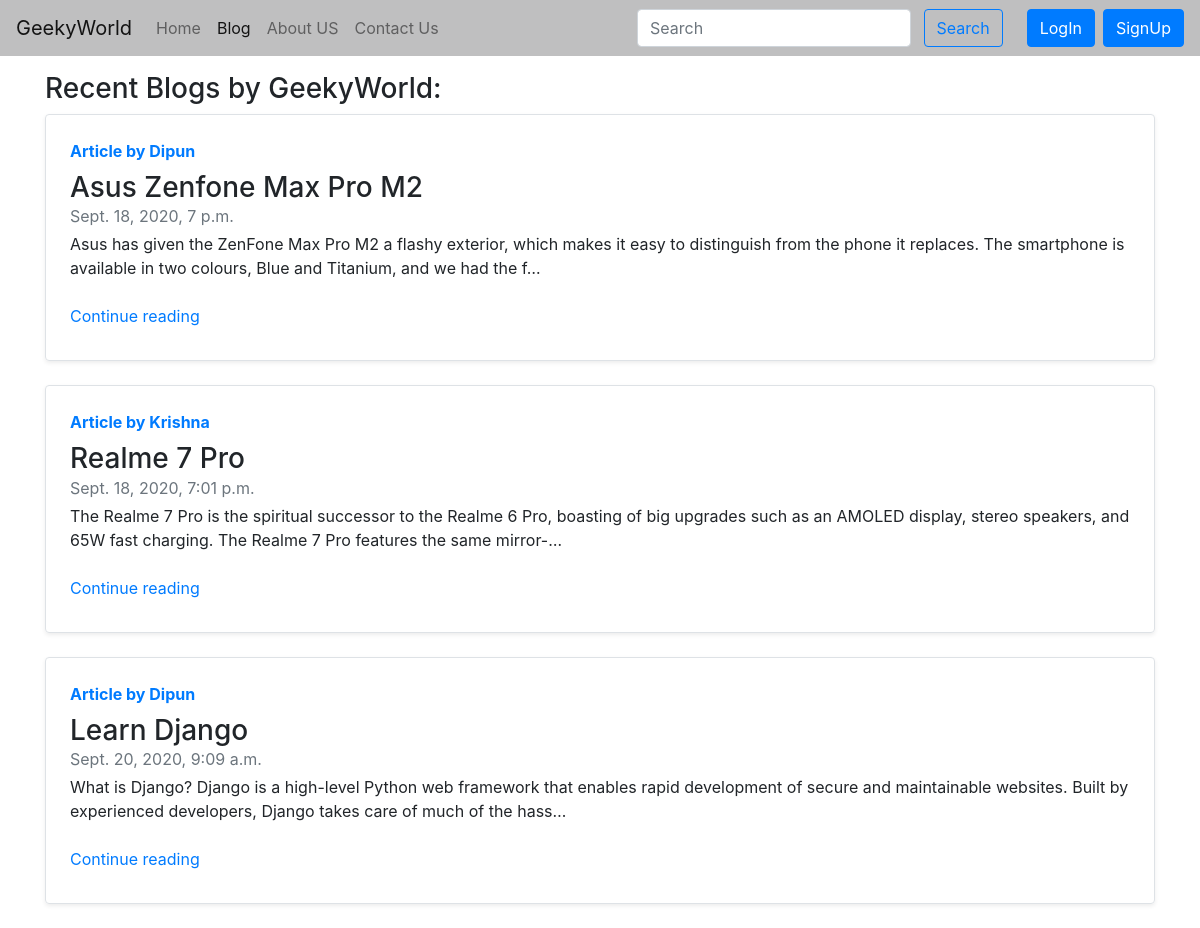
/blog/, run on an earlier commit of the app's database.
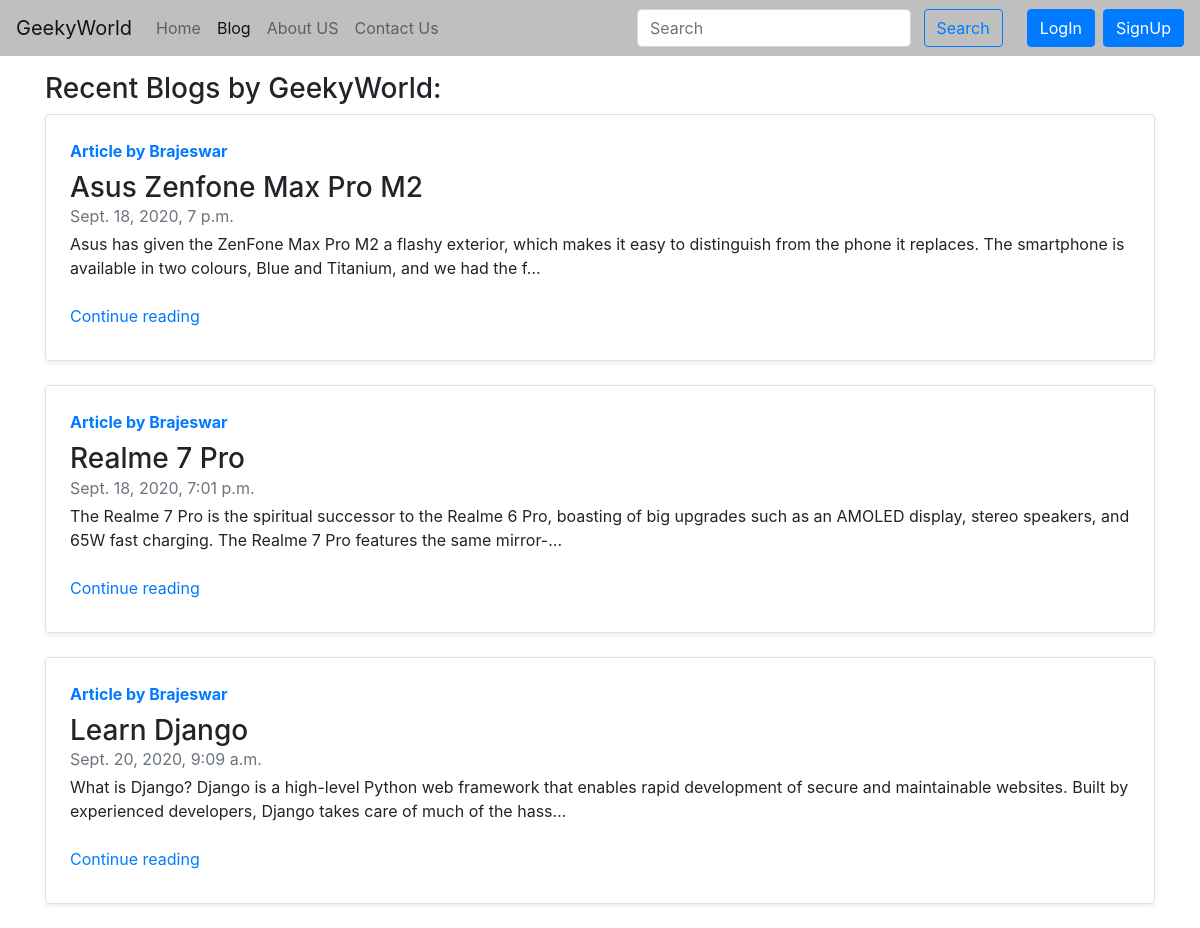
And on a later commit of the database.
### blog/models.py (models this page shows, shortened)
class Post(models.Model):
    sno = models.AutoField(primary_key=True)
    title = models.CharField(max_length=100)
    content = models.TextField()
    author = models.CharField(max_length=100)
    slug = models.CharField(max_length=130)
    timeStamp = models.DateTimeField(blank=True)

### blog/views.py (the view)
# urls.py: path('', views.blogHome, name='blogHome'),
def blogHome(request):
    allPosts = Post.objects.all()
    context = {'allPosts':allPosts}
    return render(request, 'blog/blogHome.html', context)

### templates/blog/blogHome.html (shortened to what this page needs)
{% extends 'base.html' %}
{% block blogactive %} active {% endblock blogactive %}
{% block body %}
<div class="container my-3">
<h3>Recent Blogs by GeekyWorld:</h3>
{% for post in allPosts %}
    <div class="row no-gutters border rounded overflow-hidden flex-md-row mb-4 shadow-sm h-md-250 position-relative">
        <div class="col p-4 d-flex flex-column position-static">
            <strong class="d-inline-block mb-2 text-primary">Article by {{post.author}}</strong>
            <h3 class="mb-0"><div class="preview">{{post.title|striptags}}</div></h3>
            <div class="mb-1 text-muted">{{post.timeStamp }}</div>
            <p class="card-text mb-auto"><div class="preview">{{post.content|striptags|truncatechars:200}}</div></p>
            <a href="/blog/{{post.slug}}" class="stretched-link my-2">Continue reading</a>
        </div>
    </div>
    {% endfor %}
</div>
{% endblock body %}

What changed in the data, as far as the page shows it:
changed Post "Sept. 18, 2020, 7 p.m.": author "Dipun" → "Brajeswar"
changed Post "Sept. 18, 2020, 7:01 p.m.": author "Krishna" → "Brajeswar"
changed Post "Sept. 20, 2020, 9:09 a.m.": author "Dipun" → "Brajeswar"
